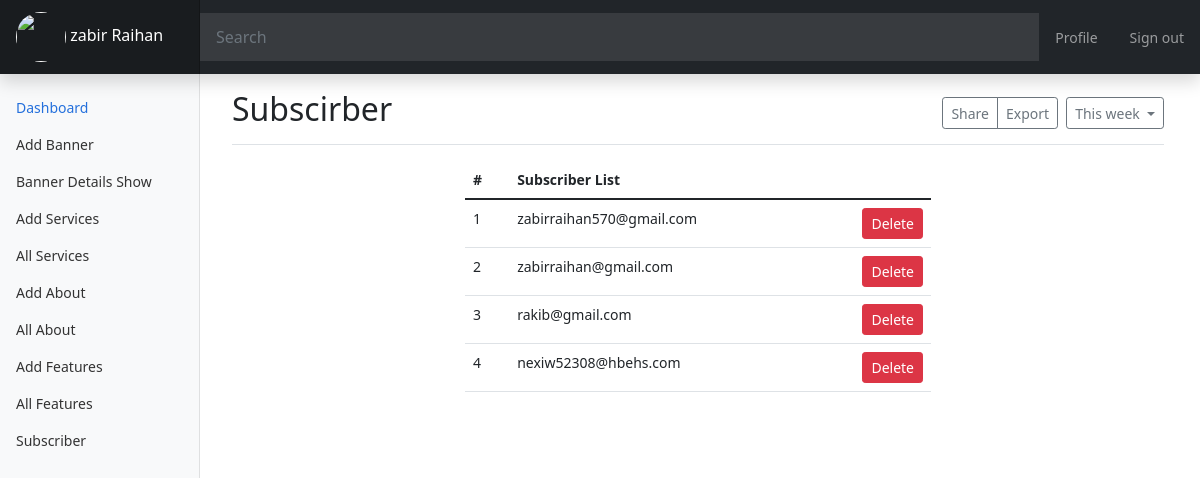
The app's page /dashboard/Subscribe.php (signed in) with its own data.
### tables this page shows
CREATE TABLE `subscribe` (
  `id` int(11) NOT NULL,
  `email` varchar(256) NOT NULL
);

### dashboard/Subscribe.php (the view, shortened to what this page needs)
<?php
include "./inc/Header.php";
include_once "./inc/SideMenu.php";
include_once "../inc/env.php";
$select = "SELECT * FROM subscribe";
$query = mysqli_query($conn, $select);
$fetch = mysqli_fetch_all($query, 1);
?>
<main class="col-md-9 ms-sm-auto col-lg-10 px-md-4">
    <div class="d-flex justify-content-between flex-wrap flex-md-nowrap align-items-center pt-3 pb-2 mb-3 border-bottom">
        <h1 class="h2">Subscirber</h1>
        <div class="btn-toolbar mb-2 mb-md-0">
            <div class="btn-group me-2">
                <button type="button" class="btn btn-sm btn-outline-secondary">
                    Share
                </button>
                <button type="button" class="btn btn-sm btn-outline-secondary">
                    Export
                </button>
            </div>
            <button type="button" class="btn btn-sm btn-outline-secondary dropdown-toggle">
                This week
            </button>
        </div>
    </div>
    <div class="col-lg-6 mx-auto">
        <table class="table">
            <thead>
                <tr>
                    <th scope="col">#</th>
                    <th scope="col">Subscriber List</th
                </tr>
            </thead>
            <tbody>
                <?php
                foreach ($fetch as $item => $data) {
                ?>
                    <tr>
                        <td><?= ++$item ?></td>
                        <td><?= $data['email'] ?></td>
                        <td style="width: 60px;">
                            <a href="./controller/subscriberDel.php?id=<?=$data['id']?>" class="btn btn-danger btn-sm">Delete</a>
                        </td>
                    </tr>
                <?php
                }
                ?>
            </tbody>
        </table>
    </div>
        <?php
        require_once "./inc/footer.php";
        ?>

### dashboard/css/dashboard.css (style rules this page uses)
body { font-size: .875rem; }

### records on screen
subscribe: email "zabirraihan570@gmail.com"
subscribe: email "zabirraihan@gmail.com"
subscribe: email "rakib@gmail.com"
subscribe: email "nexiw52308@hbehs.com"

### other values on screen
$_SESSION['auth']['name'] "zabir Raihan"
